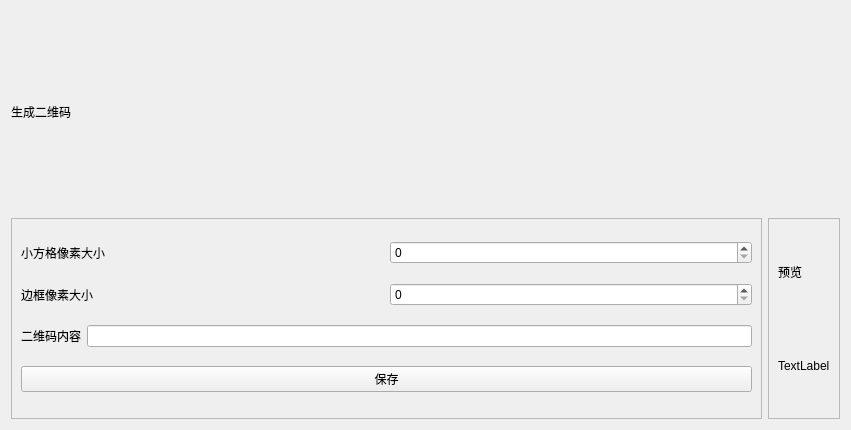
<?xml version="1.0" encoding="UTF-8"?>
<ui version="4.0">
 <class>GenerateQRCODE</class>
 <widget class="QWidget" name="GenerateQRCODE">
  <property name="geometry">
   <rect>
    <x>0</x>
    <y>0</y>
    <width>851</width>
    <height>430</height>
   </rect>
  </property>
  <property name="windowTitle">
   <string>Form</string>
  </property>
  <layout class="QVBoxLayout" name="verticalLayout_3">
   <item>
    <widget class="TitleLabel" name="label_2">
     <property name="text">
      <string>生成二维码</string>
     </property>
    </widget>
   </item>
   <item>
    <layout class="QHBoxLayout" name="horizontalLayout_4">
     <item>
      <widget class="QFrame" name="frame">
       <property name="frameShape">
        <enum>QFrame::Shape::StyledPanel</enum>
       </property>
       <property name="frameShadow">
        <enum>QFrame::Shadow::Raised</enum>
       </property>
       <layout class="QVBoxLayout" name="verticalLayout">
        <item>
         <layout class="QHBoxLayout" name="horizontalLayout">
          <item>
           <widget class="CaptionLabel" name="label_3">
            <property name="text">
             <string>小方格像素大小</string>
            </property>
           </widget>
          </item>
          <item>
           <widget class="SpinBox" name="spinBox_2"/>
          </item>
         </layout>
        </item>
        <item>
         <layout class="QHBoxLayout" name="horizontalLayout_2">
          <item>
           <widget class="CaptionLabel" name="label_4">
            <property name="text">
             <string>边框像素大小</string>
            </property>
           </widget>
          </item>
          <item>
           <widget class="SpinBox" name="spinBox"/>
          </item>
         </layout>
        </item>
        <item>
         <layout class="QHBoxLayout" name="horizontalLayout_3">
          <item>
           <widget class="CaptionLabel" name="label_5">
            <property name="text">
             <string>二维码内容</string>
            </property>
           </widget>
          </item>
          <item>
           <widget class="LineEdit" name="lineEdit"/>
          </item>
         </layout>
        </item>
        <item>
         <widget class="PushButton" name="pushButton">
          <property name="text">
           <string>保存</string>
          </property>
         </widget>
        </item>
       </layout>
      </widget>
     </item>
     <item>
      <widget class="QFrame" name="frame_2">
       <property name="frameShape">
        <enum>QFrame::Shape::StyledPanel</enum>
       </property>
       <property name="frameShadow">
        <enum>QFrame::Shadow::Raised</enum>
       </property>
       <layout class="QVBoxLayout" name="verticalLayout_2">
        <item>
         <widget class="SubtitleLabel" name="label_6">
          <property name="text">
           <string>预览</string>
          </property>
         </widget>
        </item>
        <item>
         <widget class="ImageLabel" name="label">
          <property name="text">
           <string>TextLabel</string>
          </property>
         </widget>
        </item>
       </layout>
      </widget>
     </item>
    </layout>
   </item>
  </layout>
 </widget>
 <customwidgets>
  <customwidget>
   <class>TitleLabel</class>
   <extends>QLabel</extends>
   <header>qfluentwidgets</header>
  </customwidget>
  <customwidget>
   <class>SubtitleLabel</class>
   <extends>QLabel</extends>
   <header>qfluentwidgets</header>
  </customwidget>
  <customwidget>
   <class>ImageLabel</class>
   <extends>QLabel</extends>
   <header>qfluentwidgets</header>
  </customwidget>
  <customwidget>
   <class>CaptionLabel</class>
   <extends>QLabel</extends>
   <header>qfluentwidgets</header>
  </customwidget>
  <customwidget>
   <class>PushButton</class>
   <extends>QPushButton</extends>
   <header>qfluentwidgets</header>
  </customwidget>
  <customwidget>
   <class>LineEdit</class>
   <extends>QLineEdit</extends>
   <header>qfluentwidgets</header>
  </customwidget>
  <customwidget>
   <class>SpinBox</class>
   <extends>QSpinBox</extends>
   <header>qfluentwidgets</header>
  </customwidget>
 </customwidgets>
 <resources/>
 <connections/>
</ui>
